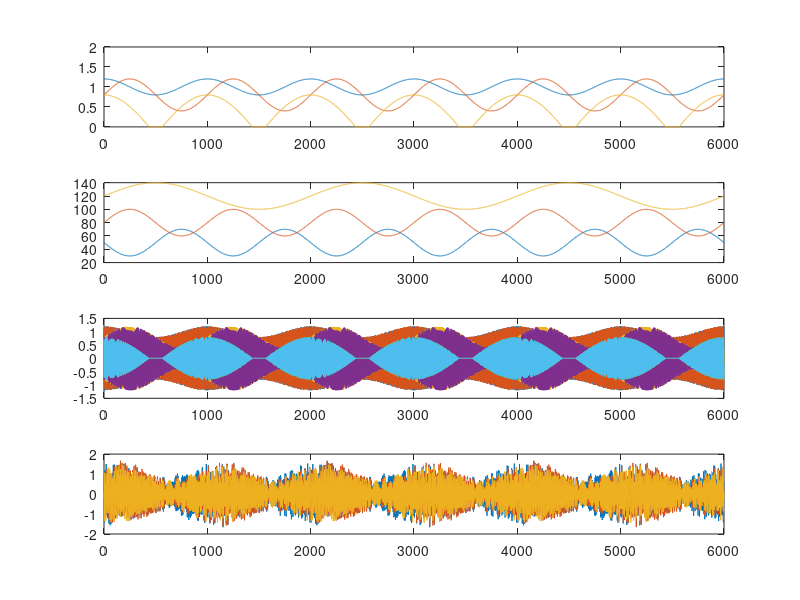

This chart was generated by the following MATLAB code: (Note: this script raises an error after producing the figure.)
clear
close all
clc

addpath('..\Core\')

%% Pt.1 : Creating the simulation signal
close all
clc

%-- Signal features
N = 6e3;                                                                    % Number of samples
fs = 5e2;                                                                   % Sampling frequency
t = 0:N-1;                                                                  % Time vector
SNR = 60;                                                                   % Signal to noise ratio

Aii = [1 0.2; 0.8 0.4; -0.2 1.0];                                           % Amplitude coefficients
fii = [50 -20; 80 20; 120 20];                                              % Frequency coefficients
alpha = [0.5 0.5 0.25];                                                     % Cyclic frequency
Psi =  [1.0 0.8 0.5 0.5 0.2 0.8;
        0.5 0.5 0.8 1.0 0.4 0.6;
        0.1 0.4 0.9 0.2 0.8 0.2];
for i=1:3
    Psi(i,:) = Psi(i,:)/norm(Psi(i,:));
end

%-- Instantaneous Amplitudes
IA = zeros(3,N);
IA(1,:) = Aii(1,1) + Aii(1,2)*cos(2*pi*alpha(1)*t/fs);
IA(2,:) = Aii(2,1) + Aii(2,2)*sin(2*pi*alpha(2)*t/fs);
IA(3,:) = max( Aii(3,1) + Aii(3,2)*abs( cos(2*pi*alpha(3)*t/fs) ), 0 );

%-- Instantaneous frequencies
IF = zeros(3,N);
IF(1,:) = fii(1,1) + fii(1,2)*sin( 2*pi*alpha(1)*t/fs );
IF(2,:) = fii(2,1) + fii(2,2)*sin( 2*pi*alpha(2)*t/fs );
IF(3,:) = fii(3,1) + fii(3,2)*sin( 2*pi*alpha(3)*t/fs );

%-- Individual modes
ym = zeros(6,N);
Phi0 = 2*pi*rand(3,1);
for i=1:3
    ym(2*i-1,:) = IA(i,:).*cos( cumsum( 2*pi*IF(i,:)/fs ) + Phi0(i) );
    ym(2*i,:) = IA(i,:).*sin( cumsum( 2*pi*IF(i,:)/fs ) + Phi0(i) );
end

%-- Measured signals
y = Psi*ym;
sigmaN = sqrt( min(var(y,[],2))*10.^( -SNR/10 ) );
y = y + sigmaN*randn(3,N);

figure
subplot(411)
plot(t,IA)
ylim([0 2])

subplot(412)
plot(t,IF)

subplot(413)
plot(t,ym)

subplot(414)
plot(t,y)

%% Pt.2 : Estimating the signal components with the diagonal SS method
close all
clc

M = 3;
Niter = 60;
IniGuess.Variances = [1e-6 1e-6];
IniGuess.TargetFreqs = 2*pi*IF(:,1)/fs;
[Modal,logMarginal,HyperPar] = MO_DSS_JointEKF_EM(y,M,Niter,IniGuess);

%% Pt.3 : Showing results
close all
clc

xl = [0.0 4.0];
clr = lines(2);

figure('Position',[100 100 1200 600])
for i=1:M
    
    subplot(3,3,3*(M-i+1)-2)
    plot(t/fs,ym(2*i-1,:)/std(ym(2*i,:)))
    hold on
    plot((t)/fs,Modal.ym(2*i,:)/std(Modal.ym(2*i,:)))
    grid on
    xlabel('Time [s]')
    ylabel(['Mode ',num2str(i)])
    set(gca,'FontName','Times New Roman','FontSize',12)
    xlim(xl)
    
    subplot(3,3,3*(M-i+1)-1)
    plot(t/fs,IA(i,:)/max(IA(i,100:end)))
    hold on
    plot(t/fs,Modal.Am(i,:)/max(Modal.Am(i,100:end)))
    grid on
    xlabel('Time [s]')
    ylabel(['IA Mode ',num2str(i),' [--]'])
    set(gca,'FontName','Times New Roman','FontSize',12)
    xlim(xl)
    
    subplot(1,3,3)
    plot(t/fs,IF(i,:),'Color',clr(1,:))
    hold on
    plot(t/fs,Modal.omega(i,:)*fs/(2*pi),'Color',clr(2,:))
    grid on
    xlabel('Time [s]')
    ylabel(['IF Mode ',num2str(i),' [Hz]'])
    set(gca,'FontName','Times New Roman','FontSize',12)
    xlim(xl)
    
end

Qth = HyperPar.Q(2*M+1:end,2*M+1:end);
R = Qth;
for i=1:2*M
    c = sqrt(Qth(i,i))*sqrt( diag( Qth )' );
    R(i,:) = R(i,:)./c;
end

figure
imagesc(R)
colorbar
set(gca,'CLim',[-1 1])

%% Plotting results - Hyperparameter estimates
close all
clc

q = diag(HyperPar.Q);

figure('Position',[100 100 1200 400])
subplot(131)
bar(log10(q(1:2*M)))
xlabel('Index')
ylabel('$\log_{10} \sigma_{z_{i}}^2$','Interpreter','latex')
title('State innov. variance')
set(gca,'FontName','Times New Roman','FontSize',12)

subplot(132)
bar(log10(q(2*M+1:end)))
xlabel('Index')
ylabel('$\log_{10} \sigma_{\theta_{i}}^2$','Interpreter','latex')
set(gca,'FontName','Times New Roman','FontSize',12)
title('Parameter innov. variance')

subplot(133)
bar(log10(diag(HyperPar.R)))
xlabel('Index')
ylabel('$\log_{10}\sigma_{y_{i}}^2$','Interpreter','latex')
title('Measurement noise variance')
set(gca,'FontName','Times New Roman','FontSize',12)

figure('Position',[100 500 800 400])
imagesc(abs(HyperPar.Psi))
xlabel('Mode index')
ylabel('Output index')
set(gca,'XTick',1:2*M,'YTick',1:3,'CLim',[0 inf])
set(gca,'FontName','Times New Roman','FontSize',12)
colorbar
title('Mixing matrix - Absolute value')

R = HyperPar.Q(2*M+1:end,2*M+1:end);
for i=1:2*M
    R(i,:) = R(i,:)./diag( HyperPar.Q(2*M+1:end,2*M+1:end) )';
end

figure
imagesc(R)
colorbar
set(gca,'CLim',[-1 1])

%%
close all
clc

figure
for i=1:3
    
    psi1 = Psi(i,1:2:end).^2 + Psi(i,2:2:end).^2;
    psi2 = HyperPar.Psi(i,1:2:end).^2 + HyperPar.Psi(i,2:2:end).^2;
    subplot(3,1,i)
    plot( psi1/norm(psi1) )
    hold on
    plot( psi2/norm(psi2) )
    ylim([0 1])
    xlabel('Output index')
    ylabel(['|\psi_',num2str(i),'|'])
    set(gca,'FontName','Times New Roman','FontSize',12)

    
end